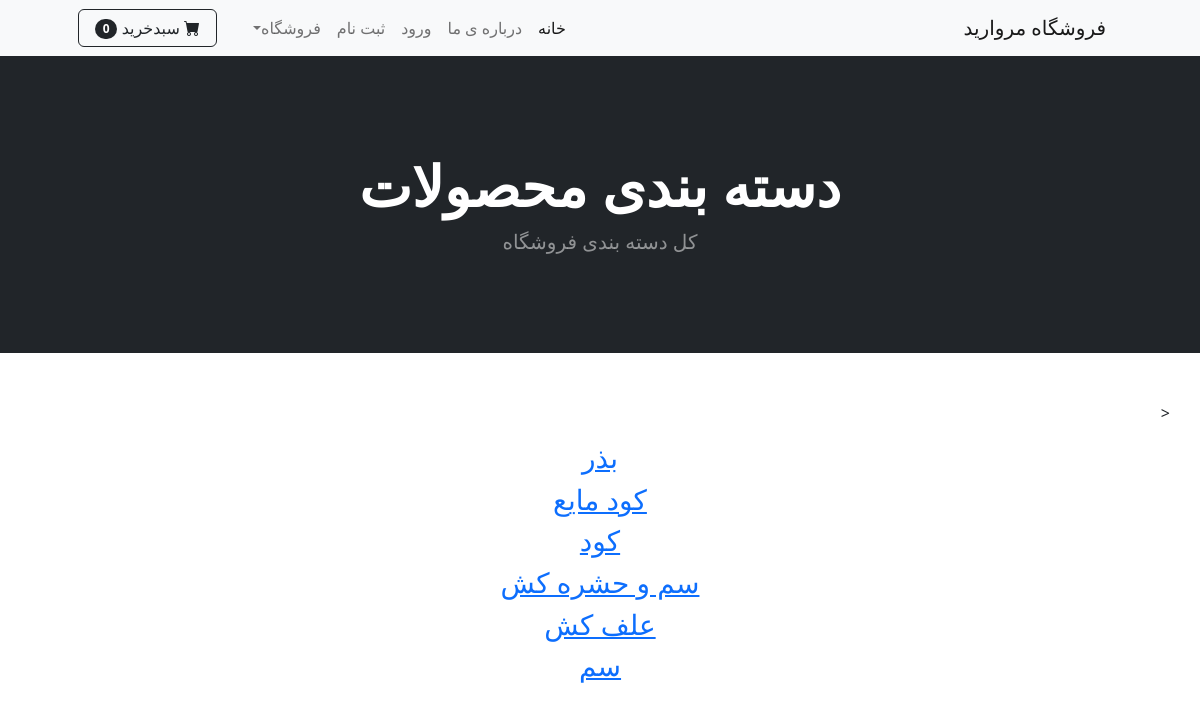
Page /category/ on the earlier database version.
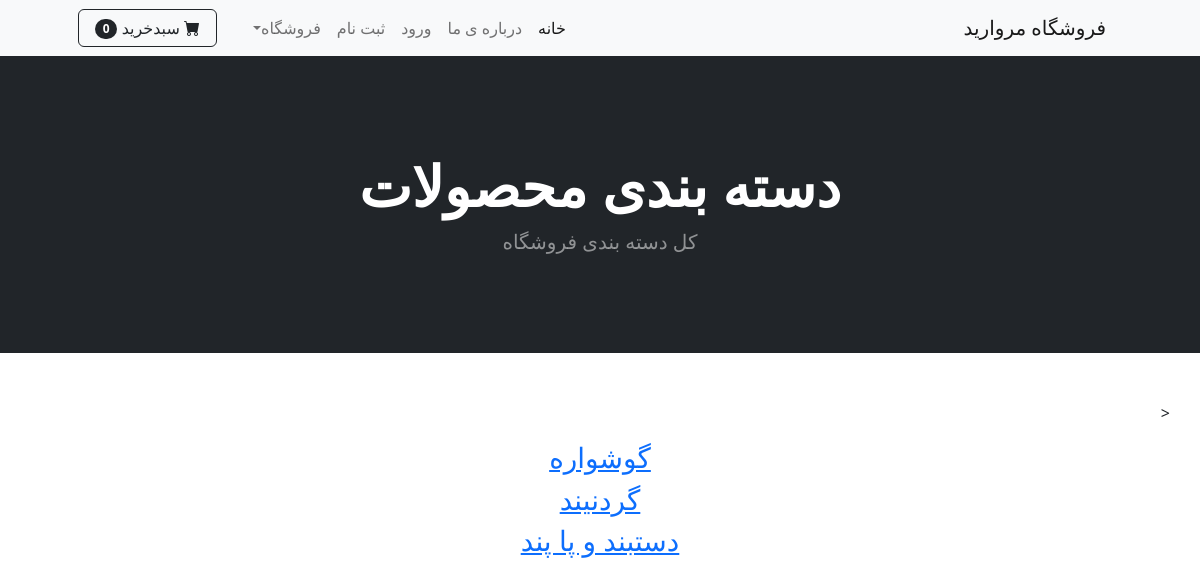
Same page on the later database version.
### shop/models.py (models this page shows, shortened)
class  Category(models.Model):
    name=models.CharField(max_length=20)

### shop/views.py (the view)
# urls.py: path('category/',views.category_summery,name="category_summery"),
def category_summery(request):
      all_cat = Category.objects.all()
      return render(request,'category_summery.html',{'category':all_cat})

### cart/cart.py (called while the page is built)
    def __len__(self):
        return len(self.cart)

### cart/context_processors.py (called while the page is built)
def cart(request):
    return{'cart':Cart(request)}

### shop/templates/category_summery.html
{% extends "base.html" %}
{% block content %}
<header class="bg-dark py-5">
    <div class="container px-4 px-lg-5 my-5">
        <div class="text-center text-white">
            <h1 class="display-4 fw-bolder"> دسته بندی محصولات</h1>
            <p class="lead fw-normal text-white-50 mb-0">کل دسته بندی فروشگاه </p>
        </div>
    </div>
</header>
<br><br>
<div class="container">
    <div class="row">
        <
        <center>
            <div class="col-9">
                <p align="justify">
                    {% for cat in category %}
                     <a href="{% url 'category' cat.name %}"> <h3> {{ cat.name }} </h3> </a>
                    {% endfor %}
                </p>
            </div>
        </center>
    </div>
{% endblock %}

### shop/templates/base.html (shortened to what this page needs)
{% load static %}
{% load humanize %}
<!DOCTYPE html>
<html lang="en">
<head>
    <link href="https://cdn.jsdelivr.net/npm/bootstrap-icons@1.5.0/font/bootstrap-icons.css" rel="stylesheet" />
    <link href="{% static 'css/styles.css' %}" rel="stylesheet" />
</head>
<body dir="rtl">
    {% include 'navbar.html' %}
    {% block content %}
    {% endblock %}
</body>
</html>

### shop/templates/navbar.html (shortened to what this page needs)
<nav class="navbar navbar-expand-lg navbar-light bg-light">
    <div class="container px-4 px-lg-5">
        <a class="navbar-brand" href={% url 'home' %}>فروشگاه مروارید</a>
        <div class="collapse navbar-collapse" id="navbarSupportedContent">
            <ul class="navbar-nav me-auto mb-2 mb-lg-0 ms-lg-4">
                <li class="nav-item"><a class="nav-link active" aria-current="page" href={% url 'home' %}>خانه</a></li>
                <li class="nav-item"><a class="nav-link" href={% url 'about' %}>درباره ی ما</a></li>
                {% if user.is_authenticated %}
                <li class="nav-item"><a class="nav-link" href={% url 'logout' %}>خروج </a></li>
                {% else %}
                <li class="nav-item"><a class="nav-link" href={% url 'login' %}>ورود</a></li>
                <li class="nav-item"><a class="nav-link" href={% url 'signup' %}>ثبت نام </a></li>
                {% endif %}
                <li class="nav-item dropdown">
                    <a class="nav-link dropdown-toggle" id="navbarDropdown" href="{% url 'home' %}" role="button"
                        data-bs-toggle="dropdown" aria-expanded="false">فروشگاه</a>
                </li>
            </ul>
            <form class="d-flex">
                <a href={% url 'cart_summary' %} class="btn btn-outline-dark">
                <i class="bi-cart-fill me-1"></i>
                سبدخرید
                  <span class="badge bg-dark text-white ms-1 rounded-pill" id="cart_quantity">{{ cart|length }}</span>
                </a>
            </form>
        </div>
    </div>
</nav>

Differences in the rows shown:
removed Category: name "بذر"
removed Category: name "کود مایع"
removed Category: name "کود"
removed Category: name "سم و حشره کش"
removed Category: name "علف کش"
removed Category: name "سم"
added Category: name "گوشواره"
added Category: name "گردنیند"
added Category: name "دستبند و پا پند"
